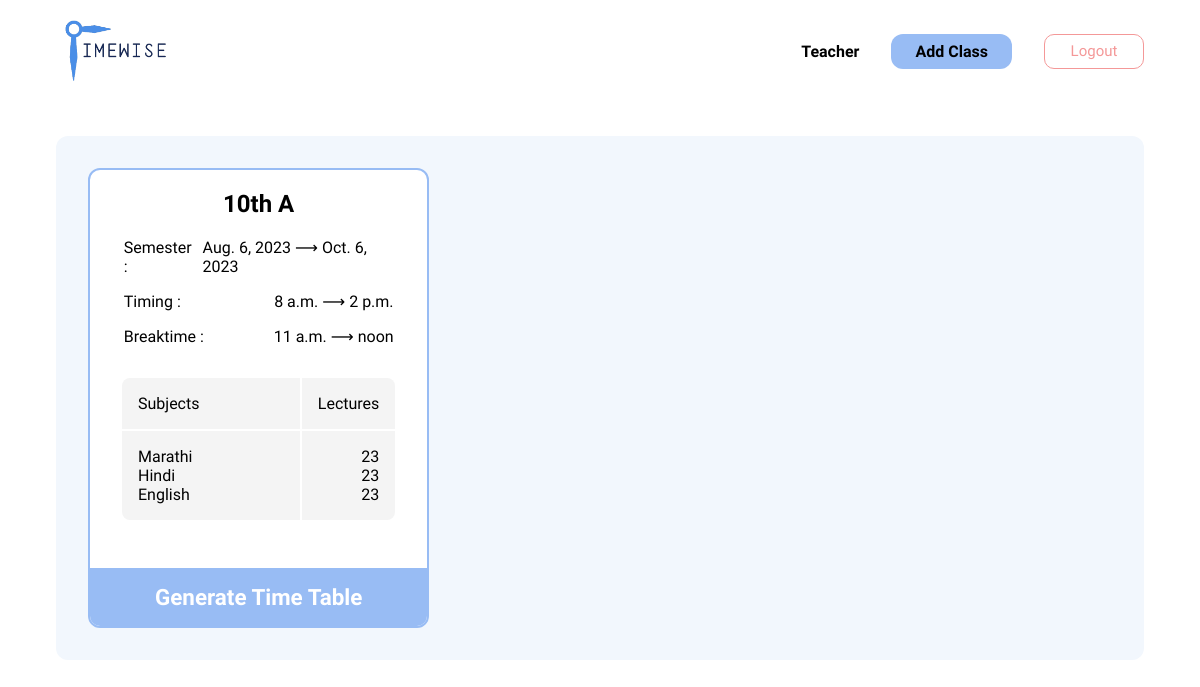
Page /home/ (signed in) on the committed database.
### generator/models.py (models this page shows)
class Class(models.Model):
    id = models.AutoField(primary_key=True)
    name = models.CharField(max_length=100)
    sem_start = models.DateField()
    sem_end = models.DateField()
    start_time = models.TimeField()
    end_time = models.TimeField()
    break_start = models.TimeField()
    break_end = models.TimeField()
    subjects = models.ManyToManyField("Subject")
    author = models.ForeignKey(
        settings.AUTH_USER_MODEL, on_delete=models.CASCADE, null=True
    )

class Subject(models.Model):
    id = models.AutoField(primary_key=True)
    name = models.CharField(max_length=100)
    author = models.ForeignKey(
        settings.AUTH_USER_MODEL, on_delete=models.CASCADE, null=True
    )
    no_lec = models.IntegerField(default=0)
    color = models.CharField(max_length=10, default="#ffffff")
    def __str__(self):
        return self.name

### generator/views.py (the view, shortened to what this page needs)
# urls.py: path("home/", views.home, name="home"),
def home(request):
    if request.user.is_authenticated:
        class_data = Class.objects.filter(author=request.user)
        print(class_data)
        context = {}
        for cls in class_data:
            subjects = cls.subjects.all()
            context[cls.name] = subjects
            print(Fore.RED)
            print(context)
            print(class_data)
            print(Fore.RESET)
        return render(
            request,
            "generator/main.html",
            {"classes": class_data, "subjects": context},
        )
    else:
        return redirect("generator:register")

### generator/templates/generator/main.html (shortened to what this page needs)
{% load static %}
<!DOCTYPE html>
<html lang="en">
  <head>
    <link rel="stylesheet" href="{% static './style.css' %}" />
  </head>
  <body>
    <nav class="nav-bar">
      <img src="{% static './images/logo.png' %}" class="logo" />
      <div class="nav-urls">
        <div class="sub-url">
          <a href="{% url 'generator:teacher' %}"> Teacher </a>
        </div>
        <div id="add-class" class="url-link">Add Class</div>
        <a href="{% url 'generator:logout' %}">
          <button class="logout">Logout</button>
        </a>
      </div>
    </nav>
    <main class="main">
      {% for class in classes %}
      <section class="class">
        <h2 class="class-name">{{ class.name }}</h2>
        <div class="secondary-card">
          <div class="secondary-info">
            <div class="secondary-title">Semester :</div>
            <div class="secondary-value">
              {{ class.sem_start }} ⟶ {{ class.sem_end }}
            </div>
          </div>
          <div class="secondary-info">
            <div class="secondary-title">Timing :</div>
            <div class="secondary-value">
              {{ class.start_time }} ⟶ {{ class.end_time }}
            </div>
          </div>
          <div class="secondary-info">
            <div class="secondary-title">Breaktime :</div>
            <div class="secondary-value">
              {{ class.break_start }} ⟶ {{ class.break_end }}
            </div>
          </div>
        </div>
        <div class="secondary-table">
          <div class="table-sub">Subjects</div>
          <div class="table-lec">Lectures</div>
        <ul class="table-data-sub">
          {% for i,subject in subjects.items %}
          {% if i == class.name %}
          {% for s in subject %}
          <li>{{s.name}}</li>
          {% endfor %} {% endif %}
          {% endfor %}
        </ul>
        <ul class="table-data-lec">
          {% for i,subject in subjects.items %}
          {% if i == class.name %}
          {% for s in subject %}
          <li>{{s.no_lec}}</li>
          {% endfor %} {% endif %}
          {% endfor %}
        </ul>
        </div>
        <a  href="{% url 'generator:gen' class.id %}">
          <div style="margin-top: 3rem;" class="generate-tt">Generate Time Table</div>
        </a>
      </section>
      {% endfor %}
    </main>
  </body>
</html>

### generator/static/style.css (style rules this page uses)
* { font-family: 'Rajdhani', sans-serif; }
body { padding: .5rem 3rem; }
.logout { width: 100px; height: 35px; background-color: white; color: #F49898; border: #F49898 solid 1px; border-radius: 10px; font-size: 15px; }
nav.nav-bar { display: flex; justify-content: space-between; align-items: center; }
.nav-urls { display: flex; gap: 2rem; font-weight: 600; align-items: center; }
.logo { height: 70px; filter: hue-rotate(30deg); }
.url-link { padding: .5rem 1.5rem; background-color: #98BCF4; border-radius: 12px; }
main.main { background-color: #F2F7FD; display: grid; grid-template-columns: 1fr 1fr 1fr; justify-content: space-around; padding: 2rem; border-radius: 12px; margin-top: 50px; }
.class { border: 2px solid #98BCF4; background-color: #fff; border-radius: 12px; }
.class-name { text-align: center; }
.secondary-info { display: flex; gap: .5rem; align-items: flex-start; justify-content: space-between; padding: 0rem 4rem; width: 80%; }
.secondary-card { display: flex; flex-direction: column; align-items: center; justify-content: center; gap: 1rem; }
.secondary-table { display: grid; grid-template-columns: 1fr 1fr 1fr; align-items: flex-start; text-align: left; gap: 2px; column-gap: 2px; margin: 2rem; }
ul { list-style: none; margin: 0; }
.secondary-table div, .secondary-table ul { padding: 1rem; background-color: #F4F4F4; }
.table-sub { border-top-left-radius: 8px; grid-column: 1 / 3; }
.table-lec { border-top-right-radius: 8px; text-align: right; }
.table-data-sub { border-bottom-left-radius: 8px; grid-column: 1 / 3; }
.table-data-lec { border-bottom-right-radius: 8px; text-align: right; }
.generate-tt { padding: 1rem; font-weight: 600; background-color: #98BCF4; margin: 0; text-align: center; border-bottom-left-radius: 10px; border-bottom-right-radius: 10px; font-size: 1.4rem; font-style: normal; font-weight: 600; color: #fff; }
button { cursor: pointer; }
a { text-decoration: none; color: currentColor; }

### rows in the picture
Class: name "10th A", sem_start "Aug. 6, 2023", sem_end "Oct. 6, 2023", start_time "8 a.m.", end_time "2 p.m.", break_start "11 a.m.", break_end "noon"
Subject: name "Marathi", no_lec "23"
Subject: name "Hindi", no_lec "23"
Subject: name "English", no_lec "23"
